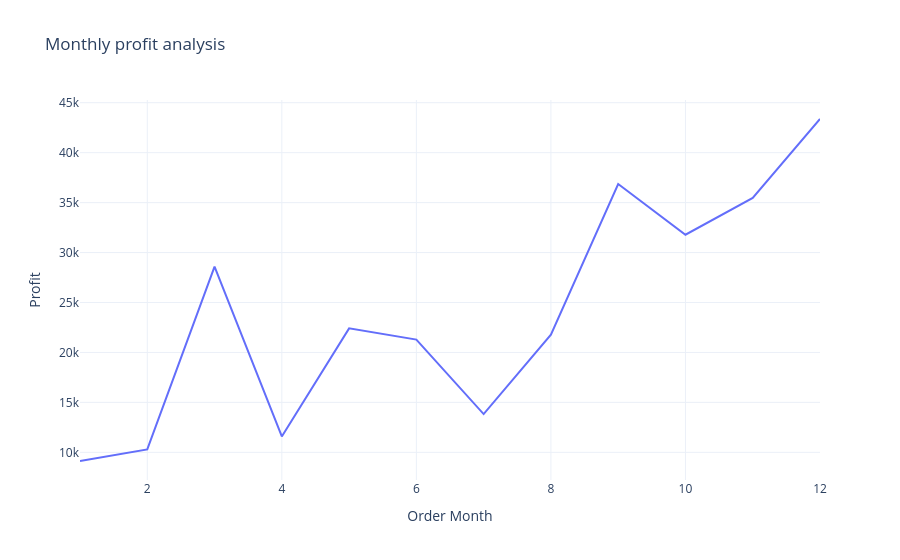

Notebook cell for this chart:
### Code cell
fig  = px.line(profit_by_month,x = 'Order Month', y='Profit',title="Monthly profit analysis")


fig.show()

### Figure 1 — Plotly figure (JSON) as saved in the notebook; plotly's stock layout.template omitted (floating-point values rounded to 4 significant figures)
{"data": [{"hovertemplate": "Order Month=%{x}<br>Profit=%{y}<extra></extra>", "legendgroup": "", "line": {"color": "#636efa", "dash": "solid"}, "marker": {"symbol": "circle"}, "mode": "lines", "name": "", "orientation": "v", "showlegend": false, "type": "scatter", "x": [1, 2, 3, 4, 5, 6, 7, 8, 9, 10, 11, 12], "xaxis": "x", "y": [9134.0, 10290.0, 28590.0, 11590.0, 22410.0, 21290.0, 13830.0, 21780.0, 36860.0, 31780.0, 35470.0, 43370.0], "yaxis": "y"}], "layout": {"legend": {"tracegroupgap": 0}, "title": {"text": "Monthly profit analysis"}, "xaxis": {"anchor": "y", "domain": [0, 1], "title": {"text": "Order Month"}}, "yaxis": {"anchor": "x", "domain": [0, 1], "title": {"text": "Profit"}}}}
